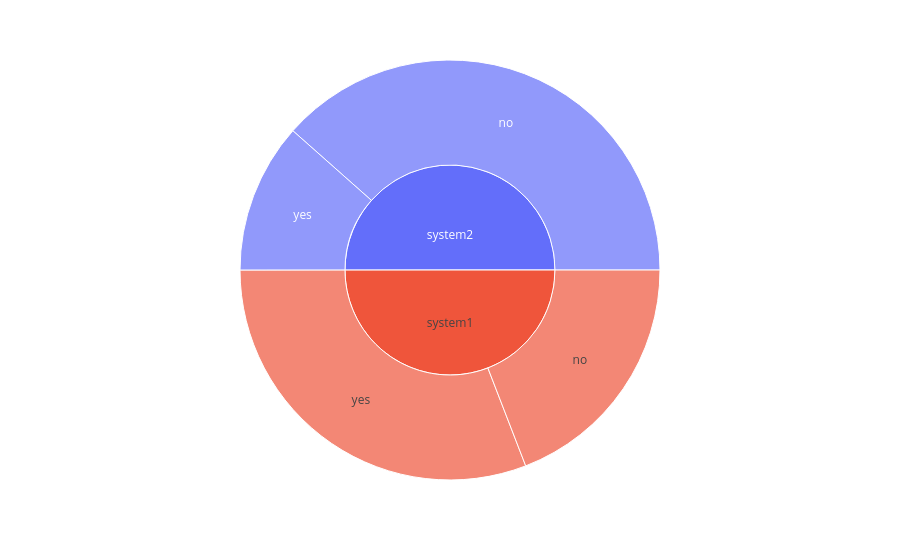

Notebook source saved alongside this figure:
### Code cell
# make a pie plot with the first layer being the Strategy and the second layer being how much of the direct_answer_clean for each strategy is yes or no
fig = px.sunburst(data, path=["Strategy", "direct_answer_clean"])
# add the title that would explaion
fig.show()

### Figure 1 — Plotly figure (JSON) as saved in the notebook; plotly's stock layout.template omitted (floating-point values rounded to 4 significant figures)
{"data": [{"branchvalues": "total", "domain": {"x": [0, 1], "y": [0, 1]}, "hovertemplate": "labels=%{label}<br>count=%{value}<br>parent=%{parent}<br>id=%{id}<extra></extra>", "ids": ["system1/no", "system2/no", "system1/yes", "system2/yes", "system1", "system2"], "labels": ["no", "no", "yes", "yes", "system1", "system2"], "name": "", "parents": ["system1", "system2", "system1", "system2", "", ""], "type": "sunburst", "values": [765, 1538, 1234, 462, 1999, 2000]}], "layout": {"legend": {"tracegroupgap": 0}, "margin": {"t": 60}}}
